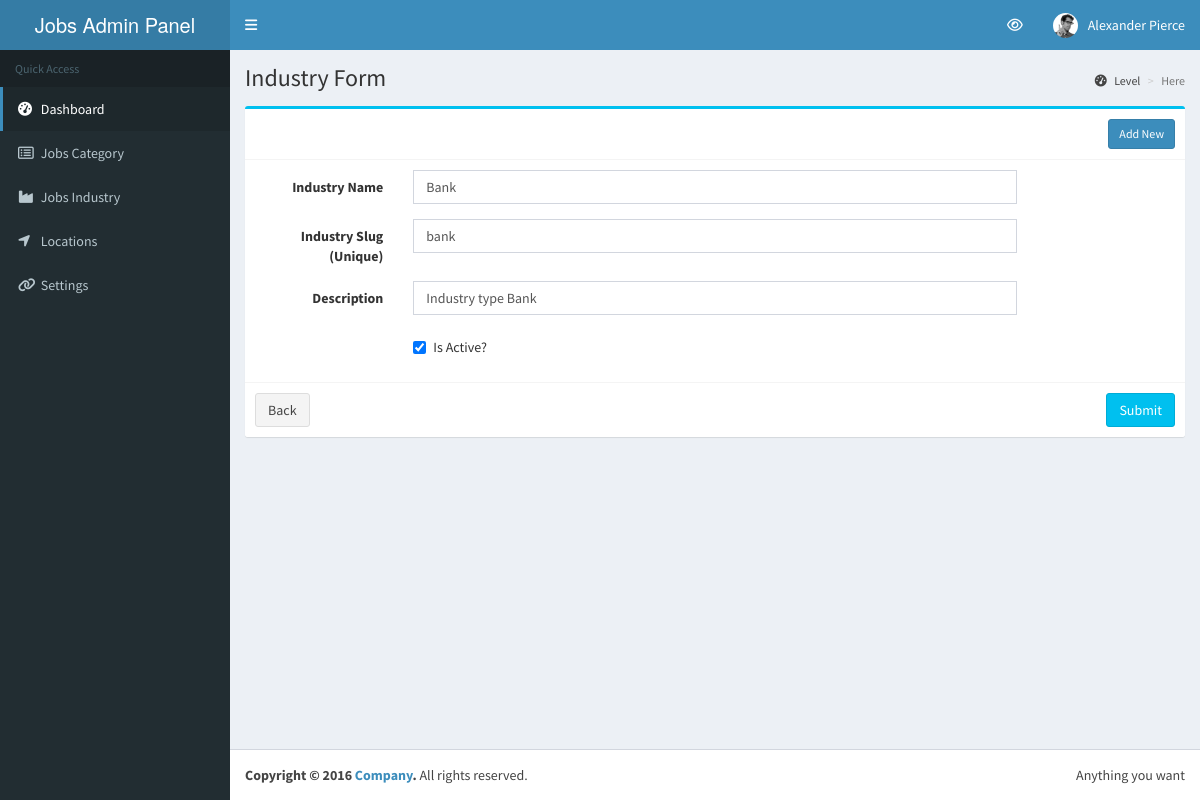
Page /admin/industry-form/1 on the committed database.
### jobpost_app/models/industry.py (models this page shows)
class Industry(models.Model):
  name = models.CharField(max_length=200, default="")
  slug = models.CharField(max_length=250, default="", unique=True)
  description = models.CharField(max_length=400, default="")
  create_by = models.CharField(max_length=20, default="")
  create_date = models.DateTimeField(auto_now_add=True, null=True)
  update_by = models.CharField(max_length=20, default="")
  update_date = models.DateTimeField(auto_now=True, null=True)
  active = models.BooleanField(default=True)

### jobpost_app/views/backend/backend_industry_view.py (the view, shortened to what this page needs)
# urls.py: url(r'^admin/industry-form/(?P<ind_id>[0-9]*)$', IndustryCrud.as_view(), name='ind-form'),
class IndustryCrud(View):
    template = "jobpost_app/backend/industry_form.html"
    def get(self, request, ind_id=None):
        if ind_id:
            ind = Industry.objects.get(pk=ind_id)
            context = {'title': 'Industry Form', 'ind': ind}
            return render(request, self.template, context)
        else:
            return render(request, self.template, {'title': 'Industry Form'})

### jobpost_app/context_processors.py (called while the page is built)
def site_settings(request):
    try:
        site_sets = models.SiteSetting.objects.get(pk=1)
    except models.SiteSetting.DoesNotExist:
        site_sets = None
    return {'site_sets': site_sets, 'title': 'Site Settings'}

### jobpost_app/templates/jobpost_app/backend/industry_form.html (shortened to what this page needs)
{% extends "templates_app/backend/base.html" %}
{% load staticfiles %}
{% block left_sidebar %}
  {% include "./sidebar_menu.html" %}
{% endblock left_sidebar %}
{% block content %}
<div class="row">
  <div class="col-md-12">
    <div class="box box-info">
        <div class="box-header with-border">
		  <span class="pull-right"><a href="{% url 'jobpost_app:ind-form' '' %}" class="btn btn-primary btn-sm" role="button">Add New</a></span>
        </div>
        <form class="form-horizontal" method="POST" action="{% url 'jobpost_app:ind-form' ind.id %}">
          <div class="box-body">
            <div class="form-group">
              <label for="" class="col-md-2 control-label">Industry Name</label>
              <div class="col-md-8">
                <input type="text" name="name" value="{{ind.name}}" class="form-control" placeholder="Industry Name">
              </div>
            </div>
            <div class="form-group">
              <label for="" class="col-md-2 control-label">Industry Slug (Unique)</label>
              <div class="col-md-8">
                <input type="text" name="slug" value="{{ind.slug}}" class="form-control" placeholder="Industry Slug">
              </div>
            </div>
            <div class="form-group">
              <label for="" class="col-md-2 control-label">Description</label>
              <div class="col-md-8">
                <input type="text" name="description" value="{{ind.description}}"  class="form-control" placeholder="Description">
              </div>
            </div>
			<div class="form-group">
			  <div class="col-sm-offset-2 col-md-8">
				<div class="checkbox">
				  <label>
					<input type="checkbox" name="status" value="True" {% if ind.active == True %} checked {% endif %}> Is Active?
				  </label>
				</div>
			  </div>
			</div>
          </div>
          <div class="box-footer">
            <a href="{% url 'jobpost_app:ind-list' %}" class="btn btn-default">Back</a>
            <button type="submit" class="btn btn-info pull-right">Submit</button>
          </div>
        </form>
      </div>
  </div>
</div>
{% endblock content %}

### rows in the picture
Industry: name "Bank", slug "bank", description "Industry type Bank", active "☑"

### other values in the picture
{{ title }} "Industry Form"
